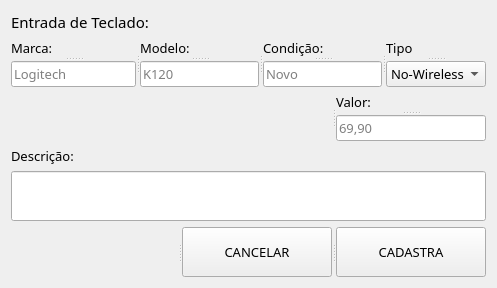
      <widget class="QWidget" name="pageTeclado">
       <layout class="QVBoxLayout" name="verticalLayout_8">
        <item>
         <widget class="QLabel" name="label_137">
          <property name="sizePolicy">
           <sizepolicy hsizetype="Preferred" vsizetype="Maximum">
            <horstretch>0</horstretch>
            <verstretch>0</verstretch>
           </sizepolicy>
          </property>
          <property name="font">
           <font>
            <family>Asap</family>
            <pointsize>11</pointsize>
           </font>
          </property>
          <property name="text">
           <string>Entrada de Teclado:</string>
          </property>
         </widget>
        </item>
        <item>
         <widget class="QSplitter" name="splitter_115">
          <property name="orientation">
           <enum>Qt::Horizontal</enum>
          </property>
          <widget class="QSplitter" name="splitter_117">
           <property name="orientation">
            <enum>Qt::Vertical</enum>
           </property>
           <widget class="QLabel" name="label_98">
            <property name="font">
             <font>
              <family>Asap</family>
              <pointsize>10</pointsize>
             </font>
            </property>
            <property name="text">
             <string>Marca:</string>
            </property>
           </widget>
           <widget class="QLineEdit" name="TecMarca">
            <property name="sizePolicy">
             <sizepolicy hsizetype="Minimum" vsizetype="Fixed">
              <horstretch>5</horstretch>
              <verstretch>0</verstretch>
             </sizepolicy>
            </property>
            <property name="font">
             <font>
              <family>Asap</family>
              <pointsize>10</pointsize>
             </font>
            </property>
            <property name="text">
             <string/>
            </property>
            <property name="maxLength">
             <number>25</number>
            </property>
            <property name="placeholderText">
             <string>Logitech</string>
            </property>
           </widget>
          </widget>
          <widget class="QSplitter" name="splitter_118">
           <property name="orientation">
            <enum>Qt::Vertical</enum>
           </property>
           <widget class="QLabel" name="label_99">
            <property name="font">
             <font>
              <family>Asap</family>
              <pointsize>10</pointsize>
             </font>
            </property>
            <property name="text">
             <string>Modelo:</string>
            </property>
           </widget>
           <widget class="QLineEdit" name="tecModelo">
            <property name="font">
             <font>
              <family>Asap</family>
              <pointsize>10</pointsize>
             </font>
            </property>
            <property name="text">
             <string/>
            </property>
            <property name="maxLength">
             <number>25</number>
            </property>
            <property name="placeholderText">
             <string>K120</string>
            </property>
           </widget>
          </widget>
          <widget class="QSplitter" name="splitter_121">
           <property name="orientation">
            <enum>Qt::Vertical</enum>
           </property>
           <widget class="QLabel" name="label_100">
            <property name="font">
             <font>
              <family>Asap</family>
              <pointsize>10</pointsize>
             </font>
            </property>
            <property name="text">
             <string>Condição:</string>
            </property>
           </widget>
           <widget class="QLineEdit" name="tecCondicao">
            <property name="sizePolicy">
             <sizepolicy hsizetype="Maximum" vsizetype="Fixed">
              <horstretch>0</horstretch>
              <verstretch>0</verstretch>
             </sizepolicy>
            </property>
            <property name="maximumSize">
             <size>
              <width>150</width>
              <height>16777215</height>
             </size>
            </property>
            <property name="font">
             <font>
              <family>Asap</family>
              <pointsize>10</pointsize>
             </font>
            </property>
            <property name="maxLength">
             <number>25</number>
            </property>
            <property name="placeholderText">
             <string>Novo</string>
            </property>
           </widget>
          </widget>
          <widget class="QSplitter" name="splitter_134">
           <property name="orientation">
            <enum>Qt::Vertical</enum>
           </property>
           <widget class="QLabel" name="label_136">
            <property name="font">
             <font>
              <family>Asap</family>
              <pointsize>10</pointsize>
             </font>
            </property>
            <property name="text">
             <string>Tipo</string>
            </property>
           </widget>
           <widget class="QComboBox" name="tecBoxTipo">
            <property name="maximumSize">
             <size>
              <width>150</width>
              <height>16777215</height>
             </size>
            </property>
            <property name="font">
             <font>
              <family>Asap</family>
              <pointsize>10</pointsize>
             </font>
            </property>
            <item>
             <property name="text">
              <string>No-Wireless</string>
             </property>
            </item>
            <item>
             <property name="text">
              <string>Wireless</string>
             </property>
            </item>
           </widget>
          </widget>
         </widget>
        </item>
        <item>
         <widget class="QSplitter" name="splitter_122">
          <property name="orientation">
           <enum>Qt::Horizontal</enum>
          </property>
          <widget class="QLabel" name="label_101">
           <property name="text">
            <string/>
           </property>
          </widget>
          <widget class="QSplitter" name="splitter_127">
           <property name="orientation">
            <enum>Qt::Vertical</enum>
           </property>
           <widget class="QLabel" name="label_121">
            <property name="font">
             <font>
              <family>Asap</family>
              <pointsize>10</pointsize>
             </font>
            </property>
            <property name="text">
             <string>Valor:</string>
            </property>
           </widget>
           <widget class="QLineEdit" name="tecValor">
            <property name="maximumSize">
             <size>
              <width>150</width>
              <height>16777215</height>
             </size>
            </property>
            <property name="font">
             <font>
              <family>Asap</family>
              <pointsize>10</pointsize>
             </font>
            </property>
            <property name="maxLength">
             <number>5</number>
            </property>
            <property name="placeholderText">
             <string>69,90</string>
            </property>
           </widget>
          </widget>
         </widget>
        </item>
        <item>
         <widget class="QLabel" name="label_131">
          <property name="font">
           <font>
            <family>Asap</family>
            <pointsize>10</pointsize>
           </font>
          </property>
          <property name="text">
           <string>Descrição:</string>
          </property>
         </widget>
        </item>
        <item>
         <widget class="QLineEdit" name="tecDescricao">
          <property name="sizePolicy">
           <sizepolicy hsizetype="Expanding" vsizetype="Minimum">
            <horstretch>0</horstretch>
            <verstretch>1</verstretch>
           </sizepolicy>
          </property>
          <property name="minimumSize">
           <size>
            <width>0</width>
            <height>50</height>
           </size>
          </property>
          <property name="font">
           <font>
            <family>Asap</family>
            <pointsize>10</pointsize>
           </font>
          </property>
          <property name="text">
           <string/>
          </property>
          <property name="alignment">
           <set>Qt::AlignLeading|Qt::AlignLeft|Qt::AlignTop</set>
          </property>
          <property name="dragEnabled">
           <bool>false</bool>
          </property>
         </widget>
        </item>
        <item>
         <widget class="QSplitter" name="splitter_140">
          <property name="orientation">
           <enum>Qt::Horizontal</enum>
          </property>
          <widget class="QLabel" name="label_Teclado">
           <property name="font">
            <font>
             <pointsize>9</pointsize>
            </font>
           </property>
           <property name="styleSheet">
            <string notr="true">color: rgb(255, 0, 0);</string>
           </property>
           <property name="text">
            <string/>
           </property>
          </widget>
          <widget class="QPushButton" name="pushButtonCancelarTeclado">
           <property name="sizePolicy">
            <sizepolicy hsizetype="Minimum" vsizetype="Fixed">
             <horstretch>1</horstretch>
             <verstretch>0</verstretch>
            </sizepolicy>
           </property>
           <property name="minimumSize">
            <size>
             <width>150</width>
             <height>50</height>
            </size>
           </property>
           <property name="maximumSize">
            <size>
             <width>150</width>
             <height>80</height>
            </size>
           </property>
           <property name="font">
            <font>
             <family>Asap</family>
             <pointsize>10</pointsize>
            </font>
           </property>
           <property name="text">
            <string>CANCELAR</string>
           </property>
          </widget>
          <widget class="QPushButton" name="pushButtonCadastraTeclado">
           <property name="sizePolicy">
            <sizepolicy hsizetype="Minimum" vsizetype="Fixed">
             <horstretch>1</horstretch>
             <verstretch>0</verstretch>
            </sizepolicy>
           </property>
           <property name="minimumSize">
            <size>
             <width>0</width>
             <height>50</height>
            </size>
           </property>
           <property name="maximumSize">
            <size>
             <width>150</width>
             <height>80</height>
            </size>
           </property>
           <property name="font">
            <font>
             <family>Asap</family>
             <pointsize>10</pointsize>
            </font>
           </property>
           <property name="text">
            <string>CADASTRA</string>
           </property>
          </widget>
         </widget>
        </item>
       </layout>
      </widget>
